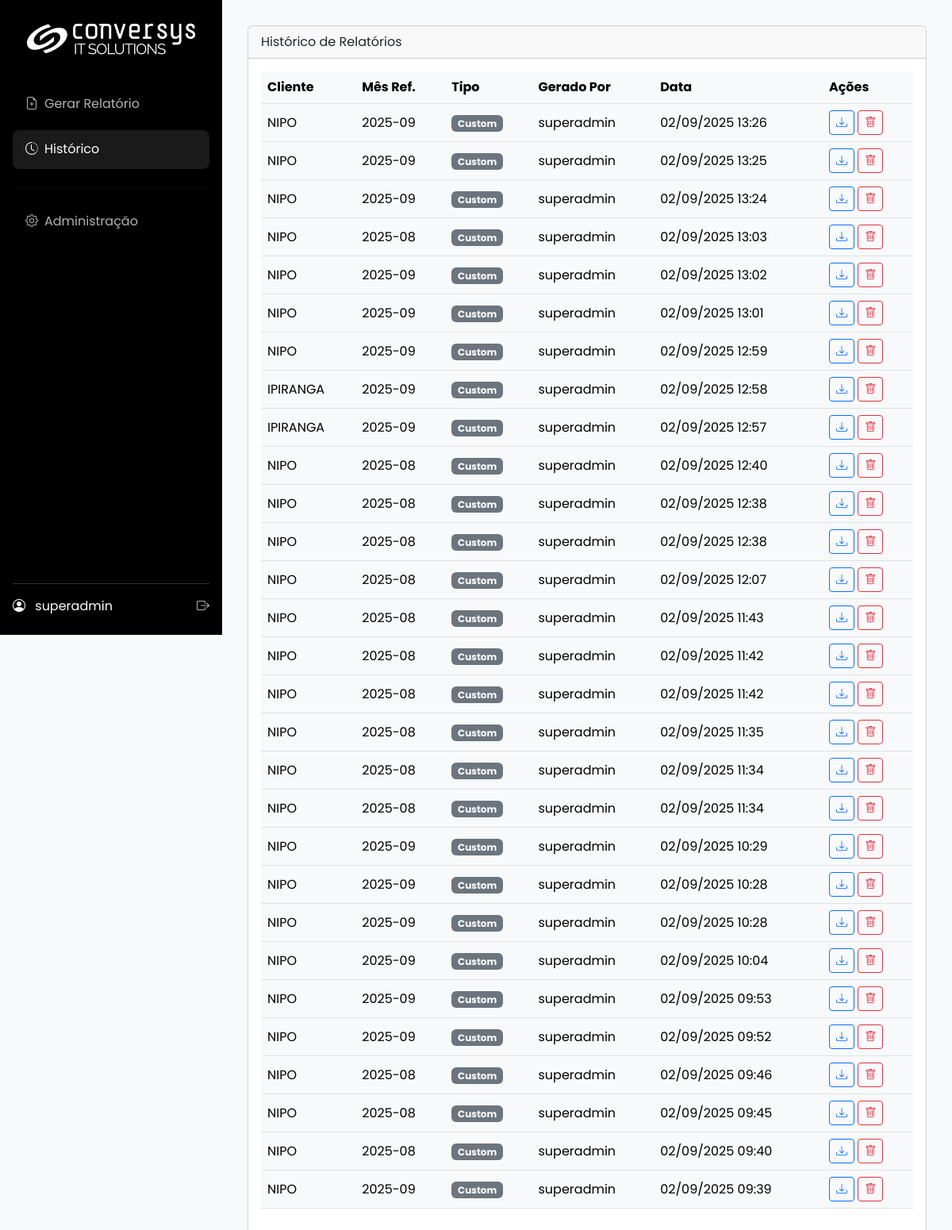
The app's page /history (signed in), older data.
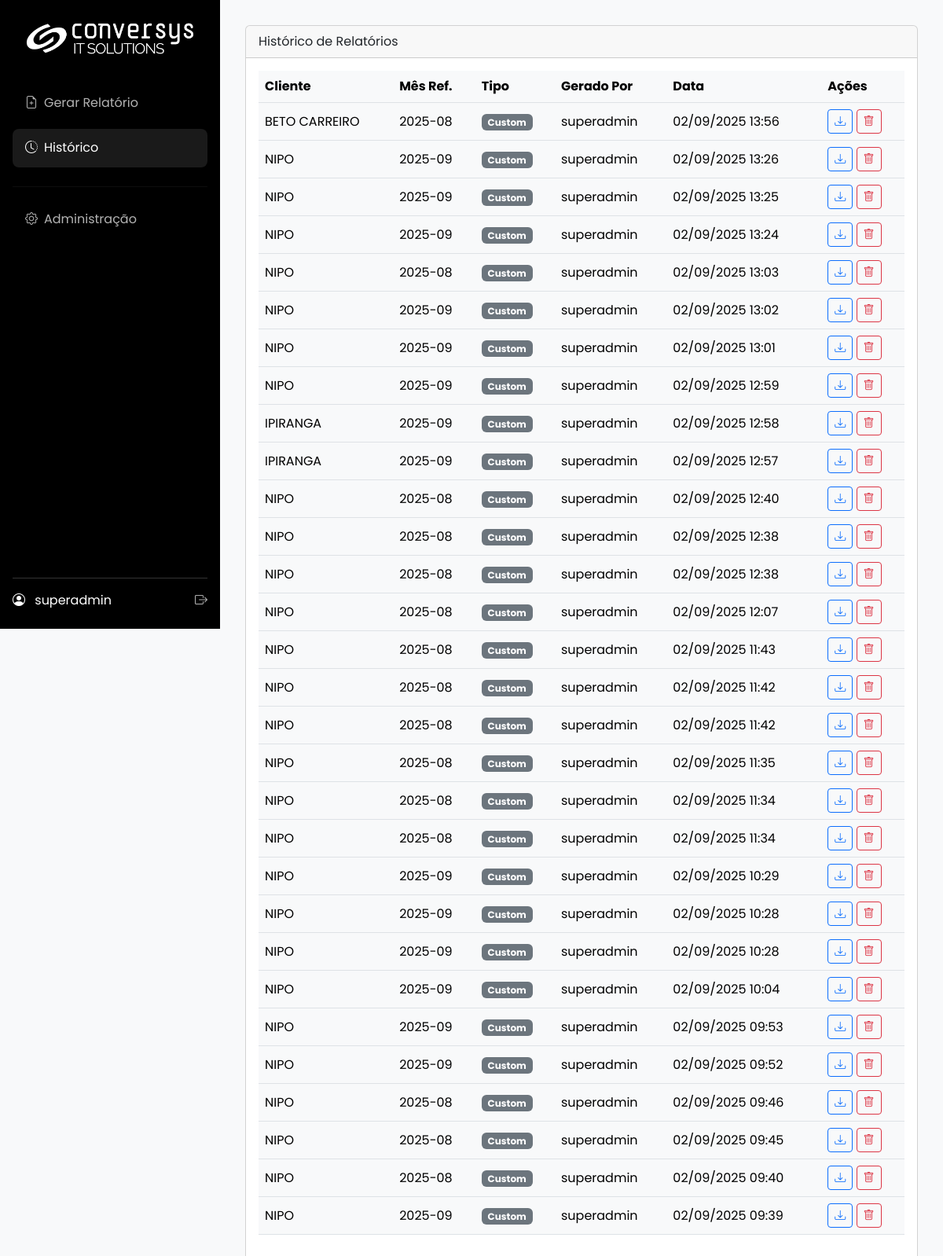
The same page, newer data.
### app/models.py (models this page shows, shortened)
class Report(db.Model):
    id = db.Column(db.Integer, primary_key=True)
    filename = db.Column(db.String(255), unique=True, nullable=False)
    file_path = db.Column(db.String(255), nullable=False)
    created_at = db.Column(db.DateTime, default=dt.datetime.utcnow)
    reference_month = db.Column(db.String(7), nullable=False)
    user_id = db.Column(db.Integer, db.ForeignKey('user.id'), nullable=False)
    client_id = db.Column(db.Integer, db.ForeignKey('client.id'), nullable=False)
    report_type = db.Column(db.String(50), default='custom', nullable=False)

class Client(db.Model):
    id = db.Column(db.Integer, primary_key=True)
    name = db.Column(db.String(100), nullable=False, unique=True)
    zabbix_url = db.Column(db.String(255), nullable=False)
    zabbix_user = db.Column(db.String(100), nullable=False)
    zabbix_password = db.Column(db.String(255), nullable=False)
    sla_contract = db.Column(db.Float, nullable=False, default=99.9)
    logo_path = db.Column(db.String(255))
    reports = db.relationship('Report', backref='client', lazy='dynamic')
    users = db.relationship('User', secondary=user_client_association, back_populates='clients')
    zabbix_groups = db.relationship('ClientZabbixGroup', backref='client', lazy='dynamic', cascade="all, delete-orphan")

class User(UserMixin, db.Model):
    id = db.Column(db.Integer, primary_key=True)
    username = db.Column(db.String(64), index=True, unique=True)
    email = db.Column(db.String(120), index=True, unique=True)
    password_hash = db.Column(db.String(256))
    role_id = db.Column(db.Integer, db.ForeignKey('role.id'))
    reports = db.relationship('Report', backref='user', lazy='dynamic')
    clients = db.relationship('Client', secondary=user_client_association, back_populates='users')
    def has_role(self, role_name):
        return self.role.name == role_name

### app/main/routes.py (the view)
@main.route('/history')
@login_required
def history():
    query = Report.query
    if current_user.has_role('client'):
        client_ids = [c.id for c in current_user.clients]
        query = query.filter(Report.client_id.in_(client_ids))
    reports = query.order_by(Report.created_at.desc()).all()
    return render_template('history.html', title="Histórico", reports=reports)

### app/__init__.py (called while the page is built)
@login_manager.user_loader
def load_user(user_id):
    from .models import User
    return db.session.get(User, int(user_id))

def _ensure_request_id():
    rid = getattr(g, "request_id", None)
    if not rid:
        rid = uuid.uuid4().hex
        g.request_id = rid
    return rid

### app/main/routes.py (called while the page is built, shortened)
@main.before_app_request
def before_request_func():
    cfg = SystemConfig.query.first()
    g.sys_config = cfg

### app/templates/history.html (shortened to what this page needs)
{% extends 'base.html' %}
{% block content %}
<div class="card">
    <div class="card-header">Histórico de Relatórios</div>
    <div class="card-body">
        <div class="table-responsive">
            <table class="table table-hover align-middle">
            <thead>
                <tr>
                    <th>Cliente</th>
                    <th>Mês Ref.</th>
                    <th>Tipo</th>
                    <th>Gerado Por</th>
                    <th>Data</th>
                    <th>Ações</th>
                </tr>
            </thead>
            <tbody>
            {% for report in reports %}
            <tr>
                <td>{{ report.client.name }}</td>
                <td>{{ report.reference_month }}</td>
                <td><span class="badge bg-secondary">{{ report.report_type.replace('_', ' ')|title }}</span></td>
                <td>{{ report.user.username }}</td>
                <td>{{ report.created_at.strftime('%d/%m/%Y %H:%M') }}</td>
                <td>
                    <a href="{{ url_for('main.download_report', report_id=report.id) }}" class="btn btn-sm btn-outline-primary" title="Baixar Novamente">
                        <i class="bi bi-download"></i>
                    </a>
                    <button class="btn btn-sm btn-outline-danger" title="Excluir Relatório" onclick="confirmDelete('{{ url_for('main.delete_report', report_id=report.id) }}')">
                        <i class="bi bi-trash"></i>
                    </button>
                </td>
            </tr>
            {% else %}
            <tr><td colspan="6" class="text-center text-muted p-4">Nenhum relatório no histórico.</td></tr>
            {% endfor %}
            </tbody>
            </table>
        </div>
    </div>
</div>
{% endblock %}

Row changes from the older to the newer data that the page shows:
added Report: client.name "BETO CARREIRO", reference_month "2025-08", report_type.replace "Custom", user.username "superadmin", created_at "02/09/2025 13:56"
